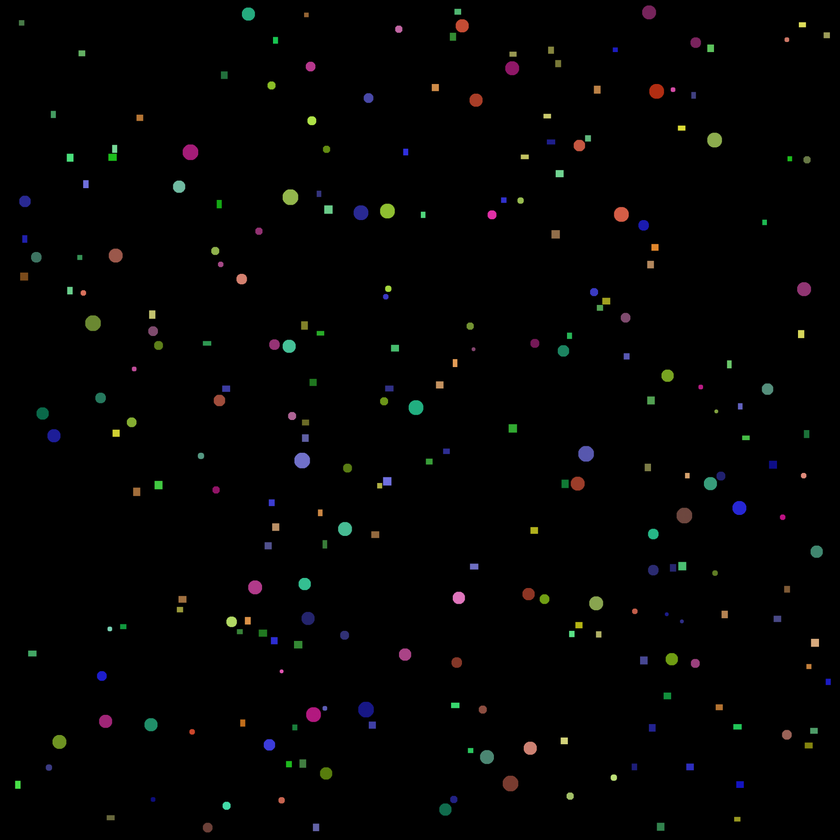
#> input picture task4/balls_and_rects.png, 840 x 840 px, shrunk from 1920 x 1920 before the run
$ python task4.py
#> lines starting #> are read from the running program, lines starting #| are printed output that depends on the picture; after the words box and inside, x2 and y2 are one past the last pixel; in counts of white or black regions, pixels touching at a corner belong together
import numpy as np
import matplotlib.pyplot as plt
from skimage import morphology, measure
from skimage.color import rgb2hsv

def find_cluster(clusters, color):
    return min(clusters, key=lambda x: abs(color - x))

def clusterize(colors):
    clusters = [colors[0]]
    for color in colors[1:]:
        d = abs(color - find_cluster(clusters, color))
        if d > 0.05:
            clusters.append(color)
    return clusters

img = plt.imread('balls_and_rects.png')[::, ::, :3]
hsv = rgb2hsv(img)
#> hsv: shape (840, 840, 3) float32; mean of channels 0, 1, 2 0.0164, 0.0284, 0.0159
gs = img.sum(axis=2)
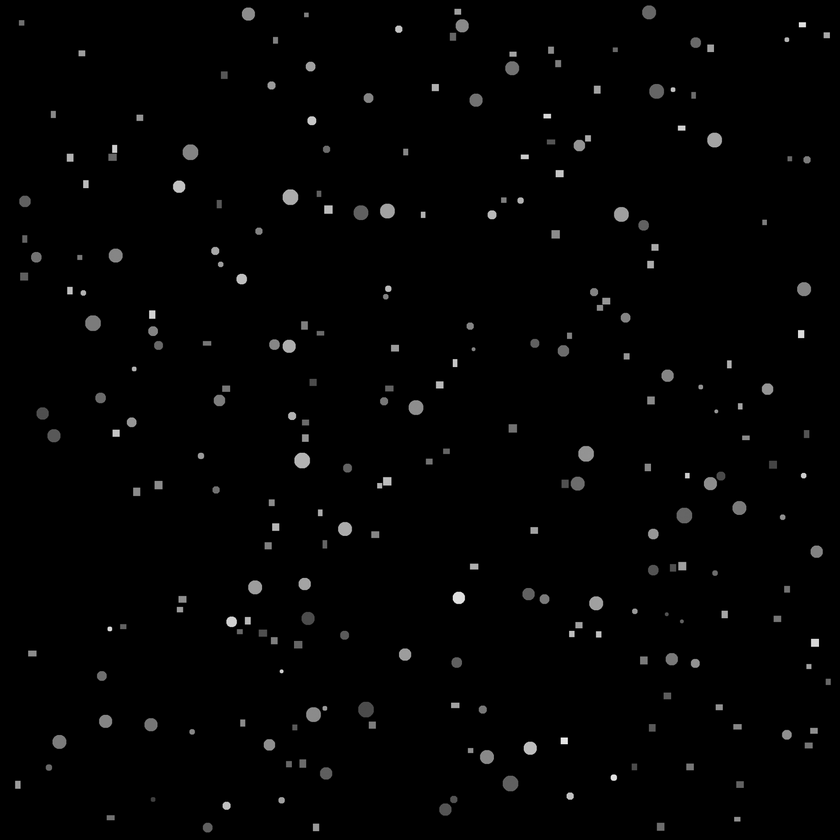
#> gs: shape (840, 840) float32; min 0, max 2.36, mean 0.0311; drawn with min black and max white
gs[gs > 0] = 1
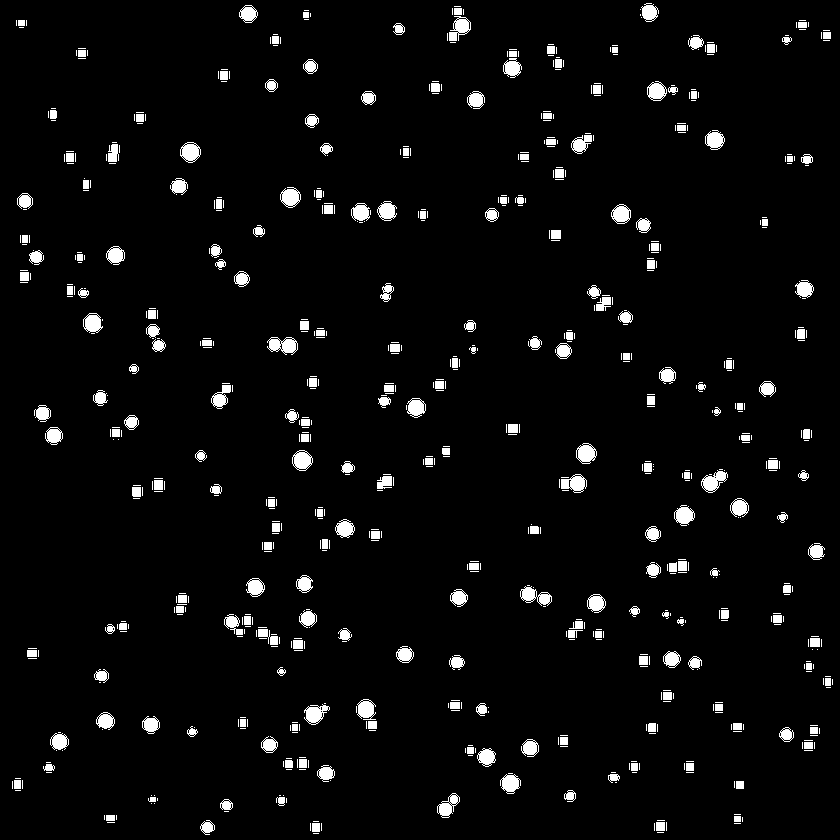
#> gs: shape (840, 840) float32; values 0 (black) and 1 (white), 4.2% white; 750 white regions (515 under 20 px)
lb = measure.label(gs)
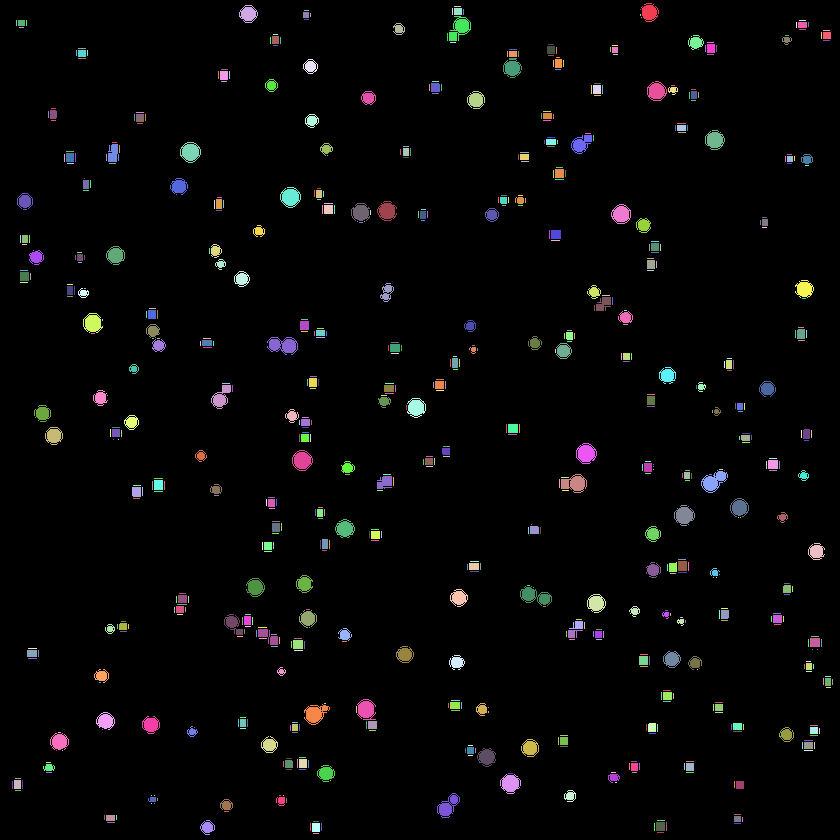
#> lb: shape (840, 840) int64; 751 distinct labels, from 0 to 750; one colour per label, 0 black

figures = {
    'rectangle': {},
    'circle': {},
}

regions = measure.regionprops(lb)
#> regions = 750 regions; largest, box (x1, y1, x2, y2) and area: (267, 337, 298, 355) 348, (520, 586, 552, 606) 323, (701, 470, 728, 493) 321, (561, 474, 587, 493) 307, (449, 16, 471, 41) 305
clusters = clusterize(np.unique(hsv[:, :, 0]))
#> in clusterize, `clusters = [colors[0]]`: clusters = [0]
#> the loop in clusterize, `for color in colors[1:]:` made 2110 passes
#> (color, d) on passes 1 to 3: (0.0128, 0.0128), (0.0152, 0.0152), (0.0152, 0.0152)
#> after the loop in clusterize, `for color in colors[1:]:`: clusters = [0, 0.0556, 0.111, 0.163, 0.213, 0.278, 0.331, 0.382, 0.433, 0.5, 0.583, 0.646, 0.75, 0.833, 0.883]
for region in regions:
    cx, cy = map(int, region.centroid)
    color = hsv[cx, cy][0]
    figure = 'circle'
    if region.extent == 1:
        figure = 'rectangle'
    cluster = find_cluster(clusters, color)
    if cluster in figures[figure]:
        figures[figure][cluster] += 1
    else:
        figures[figure][cluster] = 1
#> this loop made 750 passes
#> (cx, cy, color, figure, cluster) on passes 1 to 12: (11, 649, 0.89, 'circle', 0.883), (13, 247, 0.446, 'circle', 0.433), (6, 457, 0.333, 'rectangle', 0.331), (11, 452, 0.333, 'rectangle', 0.331), (11, 457, 0.39, 'rectangle', 0.382), (11, 463, 0.333, 'rectangle', 0.331), (9, 640, 0.833, 'rectangle', 0.833), (10, 306, 0, 'rectangle', 0), (14, 305, 0.0833, 'rectangle', 0.111), (14, 310, 0.167, 'rectangle', 0.163), (14, 640, 0.833, 'rectangle', 0.833), (28, 459, 0.0278, 'circle', 0.0556)
#> (cx, cy, color, figure) on passes 61, 62, 63, 66, 67, 68: (55, 550, 0.167, 'rectangle'), (57, 557, 0.167, 'rectangle'), (58, 81, 0.333, 'rectangle'), (63, 558, 0.167, 'rectangle'), (63, 553, 0.167, 'rectangle'), (63, 563, 0.167, 'rectangle')
#> after the loop, figures = 2 items

print("Number of figures", len(regions))
#| Number of figures 750
squares = figures['rectangle']
#> squares = 12 items
circles = figures['circle']
#> circles = 10 items
print("Number of Squares", sum(squares.values()))
#| Number of Squares 613
print("Number of Circles", sum(circles.values()))
#| Number of Circles 137
print("Squares:")

for color in squares:
    print("Color: %s" % str(round(color, 2)), "Number: ", squares[color])
#> this loop made 12 passes
#> color on passes 1 to 12: 0.331, 0.382, 0.833, 0, 0.111, 0.163, 0.5, 0.433, 0.646, 0.278, 0.0556, 0.883
#| Color: 0.33 Number:  136
#| Color: 0.38 Number:  24
#| Color: 0.83 Number:  10
#| Color: 0.0 Number:  79
#| Color: 0.11 Number:  37
#| Color: 0.16 Number:  132
#| Color: 0.5 Number:  24
#| Color: 0.43 Number:  26
#> (further printed lines are left out)
print("Circles:")
for color in circles:
    print("Color: %s" % str(round(color, 2)), "Number: ", circles[color])
#> this loop made 10 passes
#| Color: 0.88 Number:  27
#| Color: 0.43 Number:  20
#| Color: 0.06 Number:  18
#| Color: 0.0 Number:  7
#| Color: 0.21 Number:  26
#| Color: 0.11 Number:  2
#| Color: 0.65 Number:  24
#| Color: 0.38 Number:  5
#> (further printed lines are left out)
